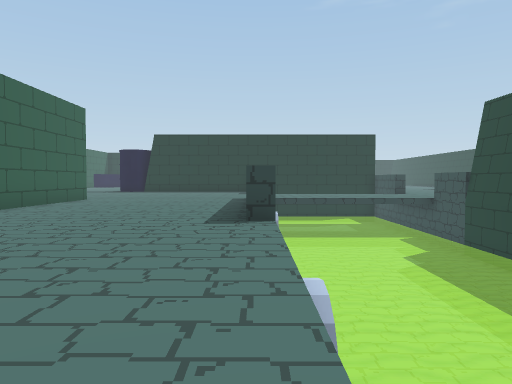
view 1 (above)

12 first-person views from a walk through a scene from a Unity 3-D project. The camera is 0.64 m above the floor, tilts 2° down and sees 70° across. The floor is counted in squares, 1 m on a side. Each view is taken from the middle of a square. On the plan, view 1 faces up. The plan holds only what a view shows up to about 10 squares ahead; the rest is blank. The place goes on beyond the plan. The player character is not drawn.

view 2
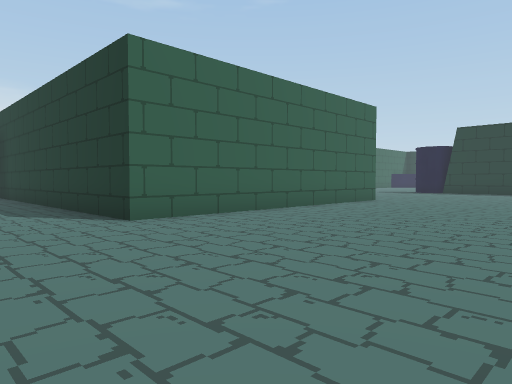

view 3
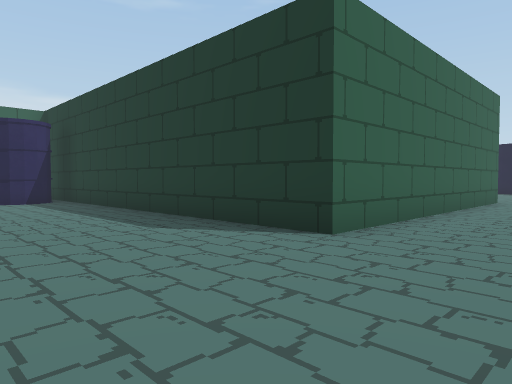

view 4
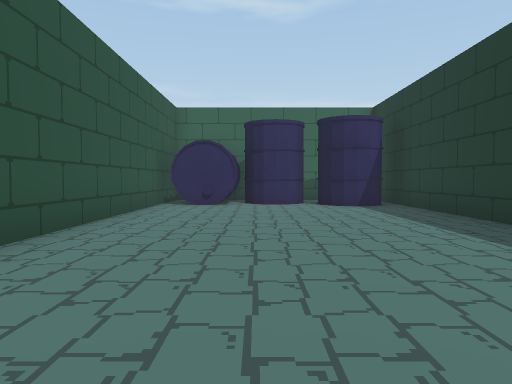

view 5
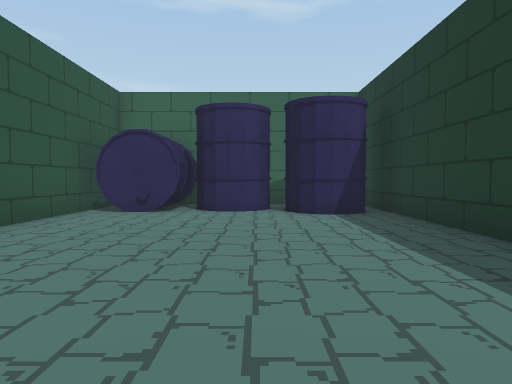

view 6
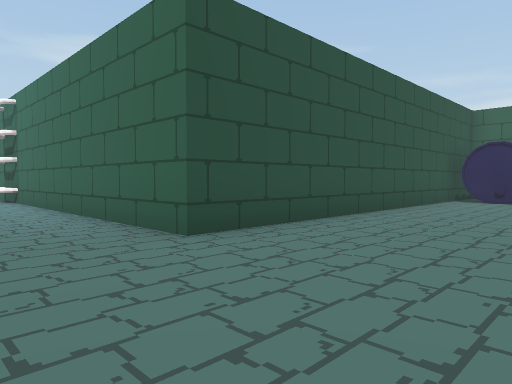

view 7
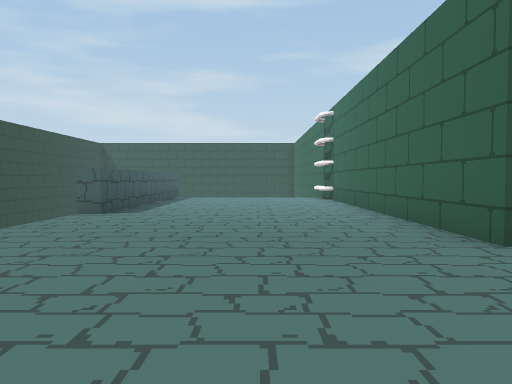

view 8
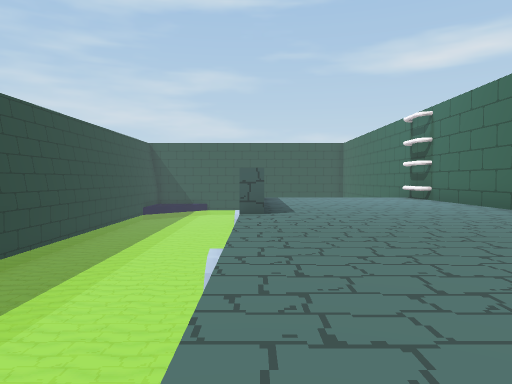

view 9
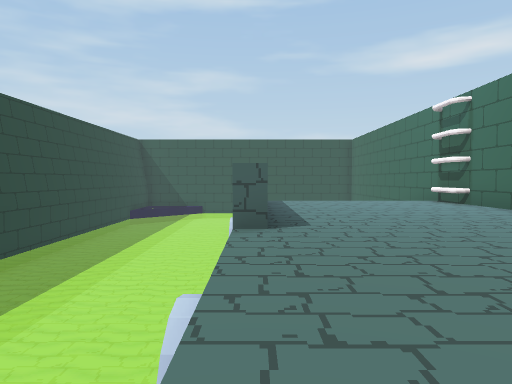

view 10
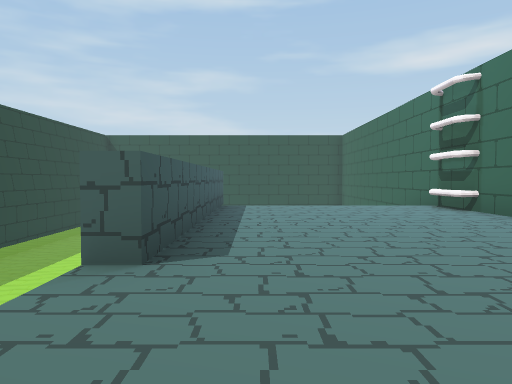

view 11
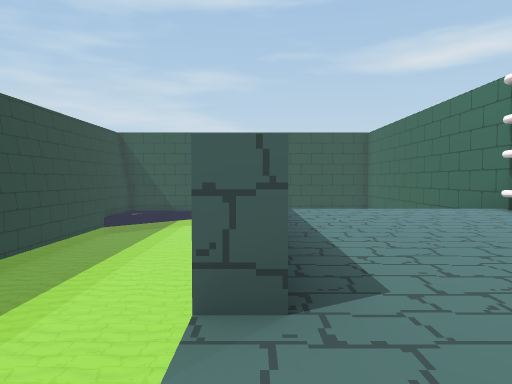

view 12
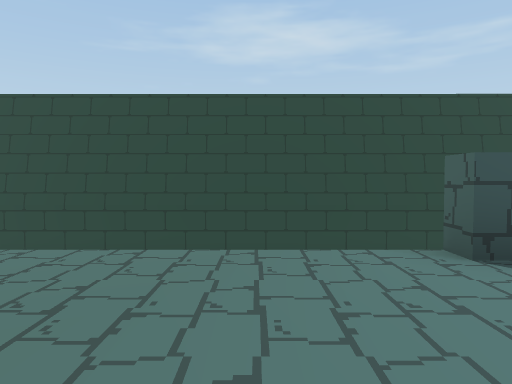

### Floor plan
Key: @ floor where view 1 was taken; # wall or solid block; . main floor; - floor 1.25 m lower than the main floor; / step, stairs or slope; ^ raised ledge; v drop or lower ground; P pipe; B barrel; O other object.
Columns run from 16 left of view 1 to 6 right of it. Each row starts with its distance up from view 1.
 12              ..
 11           #....
 10           #.....O-----#
  9           #..... -----#
  8           #..... -----
  7           #..... -----
  6           #.....^----
  5           #......----
  4 ###########......---
  3 vBB..............P
  2 vBB..............     #
  1 BB...............     #
  0  BB.............@     #
 -1 BBB..............     #
 -2  BB..............     #
 -3   #########......---  #
 -4           #......P--- #
 -5           #......---- #
 -6           #.....^-----#
 -7           #.....#-----#
 -8           #.....#-----#
 -9           #.....#-----#
-10           #.....O-----#
-11           #O....#-----#
-12           #/////#-----#
-13           #/      ----#
-14           #/      ----#

Positions as (right, up) in squares from view 1, and headings:
1: (0, 0), facing up
2: (0, 1), facing up-left
3: (-3, 0), facing up-left
4: (-5, 0), facing left
5: (-7, 1), facing left
6: (-3, 1), facing down-left
7: (-3, 1), facing down
8: (0, 1), facing down
9: (0, -1), facing down
10: (-1, -3), facing down
11: (0, -4), facing down
12: (-3, -4), facing right
